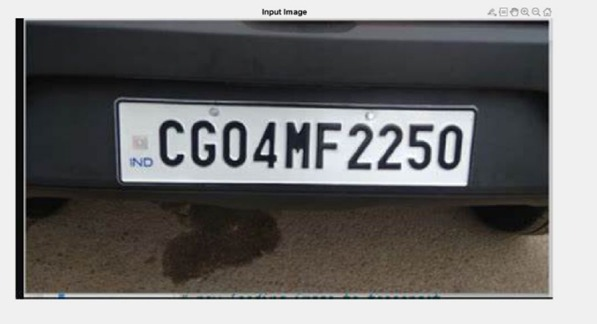
%> input picture Number Plate Images/image3.jpeg, 597 x 324 px
$ octave Number_Plate_detection.m   (GNU Octave 9; MATLAB toolbox functions it lacks are replaced by stand-ins)
%> lines starting %> are read from the running program, lines starting %| are printed output that depends on the picture; in (x1, y1, x2, y2) boxes, pixels count from 0 and x2, y2 are one past the last pixel; in counts of white or black regions, pixels touching at a corner belong together; the program's own positions count from 1
close all;
clear all;

[filename, pathname] = uigetfile({'*.png;*.jpeg','Image Files (*.png, *.jpeg)'},'Select an png or jpg file','');
%> the answer given: Number Plate Images/image3.jpeg
if isequal(filename,0) || isequal(pathname,0)
   disp('User selected Cancel');
else
   fullpath = fullfile(pathname, filename);
   im = imread(fullpath);
%> im is the input picture: size 324x597x3 uint8; mean R, G, B 114.3, 113.2, 112.8
   % Now proceed with the image processing using 'im'
   % (Add your image processing code here)
end

imgray = rgb2gray(im);
imbin = imbinarize(imgray);
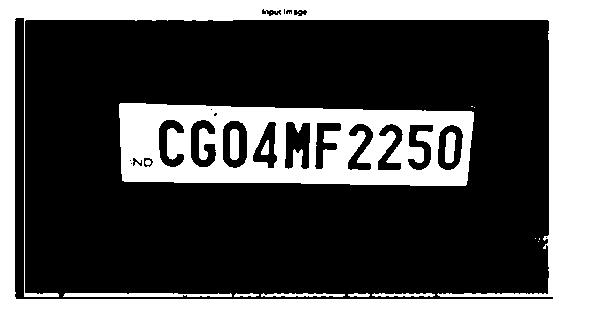
%> imbin: size 324x597 logical; 34.5% white; 18 white regions (7 under 20 px), largest, box (x1, y1, x2, y2) and area: (0, 0, 597, 324) 45212, (119, 103, 474, 186) 19644, (63, 293, 232, 297) 606
im = edge(imgray, 'prewitt');
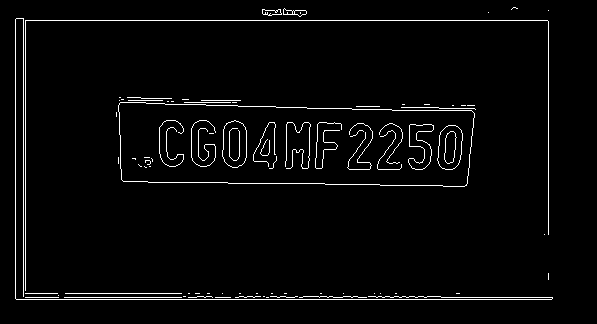
%> im: size 324x597 logical; 3% white in thin lines or dots, all inside (x1, y1, x2, y2) = (15, 7, 553, 300)

%Below steps are to find location of number plate
Iprops=regionprops(im,'BoundingBox','Area', 'Image');
%> Iprops = 82 regions; largest, box (x1, y1, x2, y2) and Area: (15, 18, 553, 300) 1288, (25, 20, 549, 291) 1007, (118, 102, 475, 187) 848, (285, 122, 311, 169) 181, (408, 124, 434, 170) 173
area = Iprops.Area;
%> area = 1288
count = numel(Iprops);
%> count = 82
maxa= area;
%> maxa = 1288
boundingBox = Iprops.BoundingBox;
%> boundingBox = [15.5 18.5 538 282]
for i=1:count
   if maxa<Iprops(i).Area
       maxa=Iprops(i).Area;
       boundingBox=Iprops(i).BoundingBox;
   end
end
%> this loop made 82 passes

im = imcrop(imbin, boundingBox);%crop the number plate area
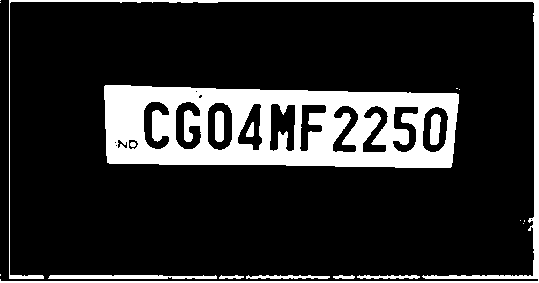
%> im: size 283x539 logical; 17% white; 19 white regions (8 under 20 px), largest, box (x1, y1, x2, y2) and area: (104, 85, 459, 168) 19644, (0, 0, 539, 283) 4468, (48, 275, 217, 279) 606
im = bwareaopen(~im, 500); %remove some object if it width is too long or too small than 500
%> im: size 283x539 logical; 82.9% white; 18 black regions (8 under 20 px)

 [h, w] = size(im);%get width
%> h = 283; w = 539

imshow(im);

Iprops=regionprops(im,'BoundingBox','Area', 'Image'); %read letter
%> Iprops = 11 regions; largest, box (x1, y1, x2, y2) and Area: (0, 0, 538, 281) 120201, (270, 104, 295, 151) 863, (208, 103, 232, 150) 733, (176, 102, 201, 149) 701, (423, 107, 448, 152) 638
count = numel(Iprops);
%> count = 11
noPlate=[]; % Initializing the variable of number plate string.


for i=1:count
   ow = length(Iprops(i).Image(1,:));
   oh = length(Iprops(i).Image(:,1));
   if ow<(h/2) & oh>(h/3)
       letter=Letter_detection(Iprops(i).Image); % Reading the letter corresponding the binary image 'N'.
       noPlate=[noPlate letter] % Appending every subsequent character in noPlate variable.
   end
end
%> this loop made 11 passes
%> (ow, oh) on passes 1 to 11: (538, 281), (25, 47), (25, 47), (24, 47), (24, 46), (25, 47), (26, 46), (25, 46), (25, 46), (25, 45), (25, 45)
